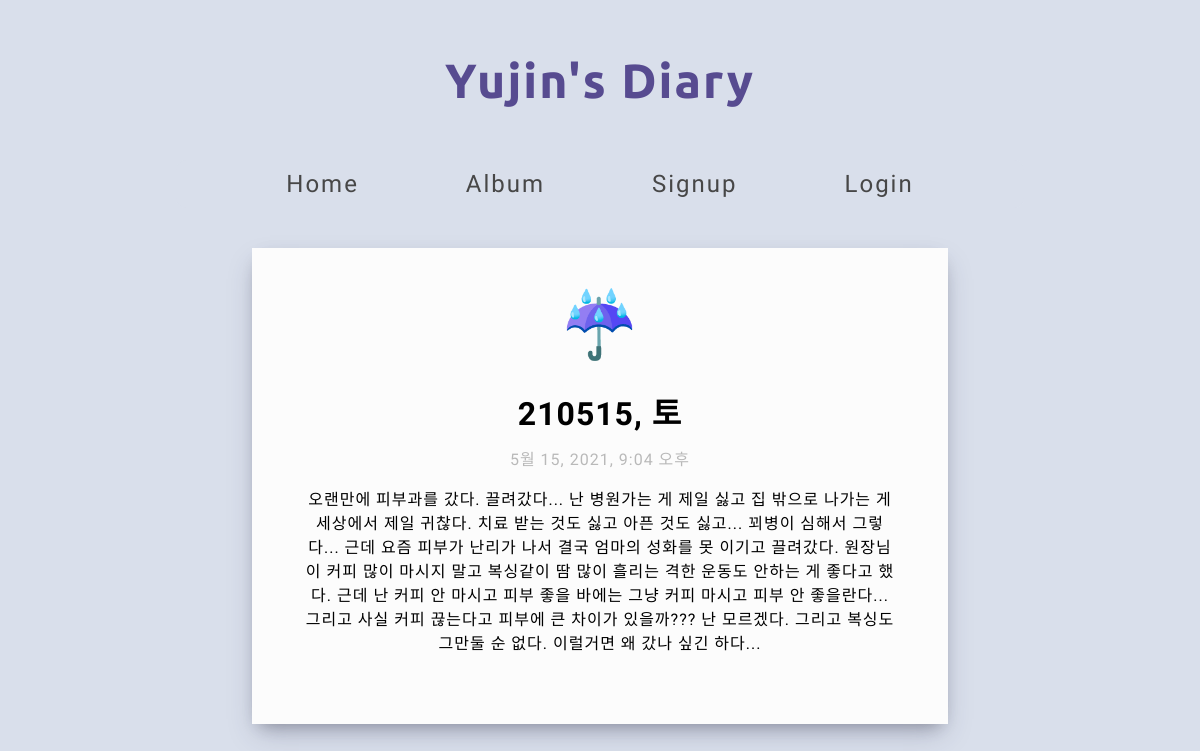
The app's page /diary/4 with its own data.
### diaryapp/models.py (models this page shows, shortened)
class Diary(models.Model):
    title = models.CharField(max_length=200)
    created_at = models.DateTimeField('작성시간', default = timezone.now)
    weather = models.CharField(max_length=50, default="")
    body = models.TextField()
    image = models.ImageField(upload_to="diaryImg/", default="")

### diaryapp/views.py (the view)
# urls.py: path('diary/<int:diary_id>', diaryapp.views.detail, name="detail"),
def detail(request, diary_id):
    diary_detail = get_object_or_404(Diary, pk = diary_id)
    return render(request, 'detail.html', {'diary' : diary_detail})

### diaryapp/templates/detail.html (shortened to what this page needs)
<!DOCTYPE html>
<html>
  <head>
  </head>
  <body>
    {% extends 'base.html' %} {% block content %}
    <div class="post">
      <p id="weather">{{diary.weather}}</p>
      <h1>{{diary.title}}</h1>
      <p style="color: rgb(185, 185, 185)">{{diary.created_at}}</p>
      <p>{{diary.body}}</p>
    </div>
    {% endblock %}

### diaryapp/templates/detail.html (style rules this page uses)
* { text-align: center; background-color: #d9dfeb; font-family: "Nanum Gothic"; letter-spacing: 1px; }
.post { display: inline-block; border: 2px solid #fcfcfc; background-color: #fcfcfc; line-height: 1.5em; width: 50%; height: 70%; margin: 0 auto; padding: 0px 50px 50px 50px; margin-top: 40px; box-shadow: 0 13px 27px -5px rgba(50, 50, 93, 0.25), 0 8px 16px -8px rgba(0, 0, 0, 0.3), 0 -6px 16px -6px rgba(0, 0, 0, 0.025); }
.post * { background-color: #fcfcfc; }
#weather { font-size: 4em; }

### diaryProject/templates/base.html (style rules this page uses)
* { font-family: "Nanum Gothic"; }

### records on screen
Diary: weather "☔️", title "210515, 토", created_at "5월 15, 2021, 9:04 오후", body "오랜만에 피부과를 갔다. 끌려갔다... 난 병원가는 게 제일 싫고 집 밖으로 나가는 게 세상에서 제일 귀찮다. 치료 받는 것도 싫고 아픈 것도 싫고... 꾀병이 심해서 그렇다... 근데 요즘 피부가 난리가 나서 결국 엄마의 성화를 못 이기고 끌려갔다. 원장님이 커피 많이 마시지 말고 복싱같이 땀 많이 흘리는 격한 운동도 안하는 게 좋다고 했다. 근데 난 커피 안 마시고 피부 좋을 바에는 그냥 커피 마시고 피부 안 좋을란다... 그리고 사실 커피 끊는다고 피부에 큰 차이가 있을까??? 난 모르겠다. 그리고 복싱도 그만둘 순 없다. 이럴거면 왜 갔나 싶긴 하다..."
